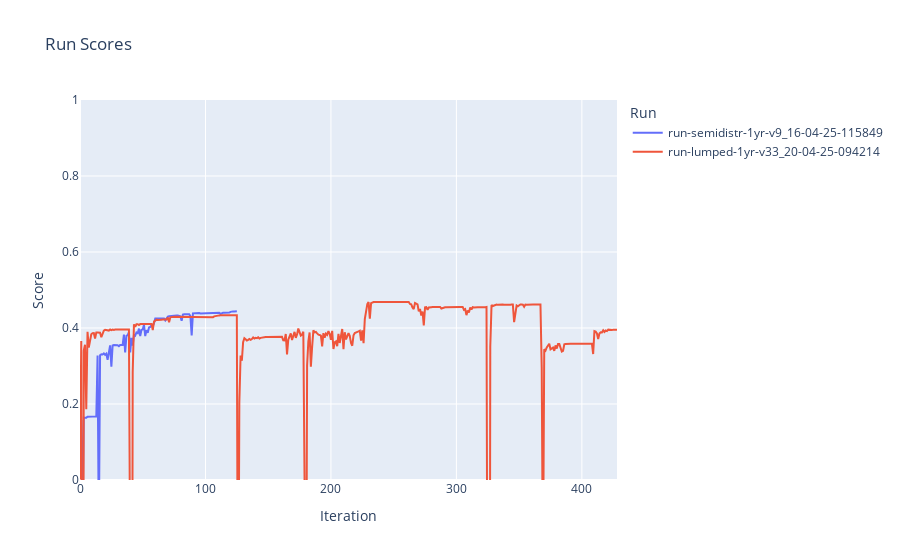

Source (notebook cell):
### Code cell
import plotly.graph_objs as go

for run_dir in runs.index:
    scores_file = run_dir / "results_scores.txt"
    scores_df = pd.read_csv(scores_file, sep=",", header=0, index_col=0).rename(columns=lambda x: x.strip())
    trace = go.Scatter(x=scores_df["iter"], y=scores_df["score"], mode='lines', name=run_dir.name)
    if 'fig' not in locals():
        fig = go.Figure()
    fig.add_trace(trace)

fig.update_layout(
    title="Run Scores",
    xaxis_title="Iteration",
    yaxis_title="Score",
    yaxis=dict(range=[0, 1]),
    legend_title="Run"
)
fig.show()

### Figure 1 — Plotly figure (JSON) as saved in the notebook; plotly's stock layout.template omitted (floating-point values rounded to 4 significant figures; data arrays with more than 128 entries replaced by an {"elided": "..."} marker saying what was removed)
{"data": [{"mode": "lines", "name": "run-semidistr-1yr-v9_16-04-25-115849", "type": "scatter", "x": [0, 1, 2, 3, 4, 5, 6, 7, 8, 9, 10, 11, 12, 13, 14, 15, 16, 17, 18, 19, 20, 21, 22, 23, 24, 25, 26, 27, 28, 29, 30, 31, 32, 33, 34, 35, 36, 37, 38, 39, 40, 41, 42, 43, 44, 45, 46, 47, 48, 49, 50, 51, 52, 53, 54, 55, 56, 57, 58, 59, 60, 61, 62, 63, 64, 65, 66, 67, 68, 69, 70, 71, 72, 73, 74, 75, 76, 77, 78, 79, 80, 81, 82, 83, 84, 85, 86, 87, 88, 89, 90, 91, 92, 93, 94, 95, 96, 97, 98, 99, 100, 101, 102, 103, 104, 105, 106, 107, 108, 109, 110, 111, 112, 113, 114, 115, 116, 117, 118, 119, 120, 121, 122, 123, 124, 125], "y": [0.01928, 0.1576, -0.129, 0.1639, 0.1636, 0.1636, 0.1664, 0.1668, 0.1669, 0.1673, 0.1673, 0.1673, 0.1673, 0.1673, 0.3278, -0.1474, 0.3285, 0.3307, 0.3305, 0.3331, 0.3294, 0.3323, 0.3162, 0.3334, 0.3543, 0.2982, 0.3539, 0.355, 0.3551, 0.3555, 0.3547, 0.352, 0.3554, 0.3555, 0.3555, 0.3828, 0.3358, 0.3794, 0.3814, 0.389, 0.3358, 0.3741, 0.3539, 0.3822, 0.3797, 0.3883, 0.3862, 0.3984, 0.3788, 0.3952, 0.3961, 0.4085, 0.3788, 0.3945, 0.3874, 0.4014, 0.4028, 0.4071, 0.4047, 0.4126, 0.4253, 0.4253, 0.4253, 0.4253, 0.4253, 0.4253, 0.4253, 0.4253, 0.42, 0.4268, 0.43, 0.4308, 0.4315, 0.432, 0.4323, 0.4326, 0.4326, 0.4326, 0.4327, 0.4327, 0.4309, 0.4191, 0.4352, 0.4363, 0.4364, 0.4364, 0.4364, 0.4364, 0.4312, 0.3804, 0.4386, 0.4389, 0.439, 0.439, 0.439, 0.4392, 0.4382, 0.4383, 0.4393, 0.4393, 0.4393, 0.4392, 0.4393, 0.4393, 0.4398, 0.4388, 0.4384, 0.4399, 0.4399, 0.4399, 0.4399, 0.4398, 0.437, 0.4397, 0.4399, 0.4399, 0.4399, 0.4399, 0.4399, 0.4405, 0.4425, 0.4436, 0.4437, 0.4436, 0.444, 0.4441]}, {"mode": "lines", "name": "run-lumped-1yr-v33_20-04-25-094214", "type": "scatter", "x": {"elided": "429 int values"}, "y": {"elided": "429 float values"}}], "layout": {"legend": {"title": {"text": "Run"}}, "title": {"text": "Run Scores"}, "xaxis": {"title": {"text": "Iteration"}}, "yaxis": {"range": [0, 1], "title": {"text": "Score"}}}}
